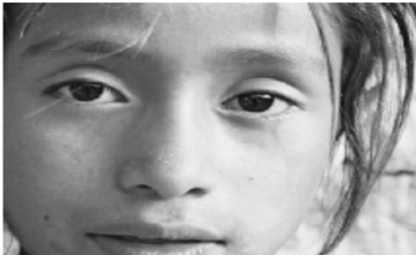
#> input picture 1.jpg, 416 x 257 px
$ python -i CartoonImage.py   (imports and definitions only)
#> lines starting #> are read from the running program, lines starting #| are printed output that depends on the picture; after the words box and inside, x2 and y2 are one past the last pixel; in counts of white or black regions, pixels touching at a corner belong together
#> further down, picture is the input picture: shape (257, 416, 3); min 14, max 255, mean 151.9

import cv2
import numpy as np
class CartoonImage:

    def __init__(self):
        pass

    def createCartoon(self, image):
        totalDownSamples = 4      # num steps to down scale(resizing the image)
        totalBilateralFilters = 14  # steps for filtering using bilateral technique

        image_color = image
        for _ in range(totalDownSamples):
            image_color = cv2.pyrDown(image_color)
#> this loop made 4 passes
#> pass 1, in createCartoon, `image_color = cv2.pyrDown(image_color)`:
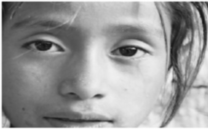
#> image_color: shape (129, 208, 3); min 21, max 254, mean 152.3
#> pass 2, in createCartoon, `image_color = cv2.pyrDown(image_color)`:
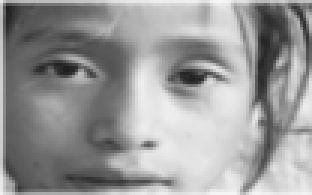
#> image_color: shape (65, 104, 3) (shown 3 times larger); min 30, max 246, mean 152.4
        for _ in range(totalBilateralFilters):
            image_color = cv2.bilateralFilter(image_color, d=9, sigmaColor=9, sigmaSpace=7)

        for _ in range(totalDownSamples):
            image_color = cv2.pyrUp(image_color)
#> this loop made 4 passes
#> pass 1, in createCartoon, `image_color = cv2.pyrUp(image_color)`:
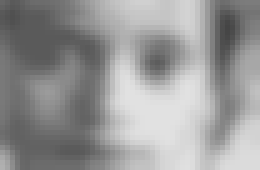
#> image_color: shape (34, 52, 3) (shown 5 times larger); min 69, max 225, mean 151.8

        image_color = cv2.resize(image_color, image.shape[:2])
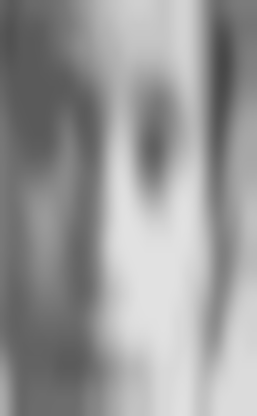
#> image_color: shape (416, 257, 3); min 72, max 225, mean 152.6
        image_gray = cv2.cvtColor(image, cv2.COLOR_RGB2GRAY)
        image_blur = cv2.medianBlur(image_gray, 7)

        image_edge = cv2.adaptiveThreshold(image_blur, 255, cv2.ADAPTIVE_THRESH_MEAN_C, cv2.THRESH_BINARY, blockSize=9,C=2)
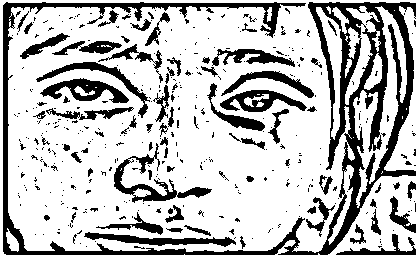
#> image_edge: shape (257, 416); 74.1% white; 394 black regions (318 under 20 px), largest, box (x1, y1, x2, y2) and area: (3, 2, 416, 255) 13354, (114, 143, 212, 203) 1196, (40, 78, 129, 103) 1009

        image_edge = cv2.cvtColor(image_edge, cv2.COLOR_GRAY2BGR)
        image_edge = cv2.resize(image_edge, image.shape[:2])
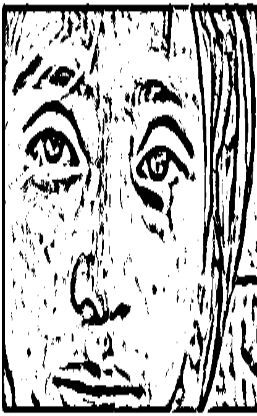
#> image_edge: shape (416, 257, 3); min 0, max 255, mean 189
        image_cartoon = cv2.bitwise_and(image_color, image_edge)
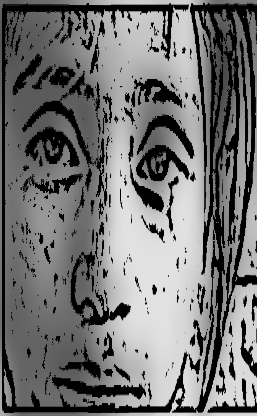
#> image_cartoon: shape (416, 257, 3); min 0, max 225, mean 115.4
        #image_cartoon = cv2.stylization(image_cartoon, sigma_s=60, sigma_r=0.07)
        return image_cartoon

>>> import cv2
>>> picture = cv2.cvtColor(cv2.imread('1.jpg'), cv2.COLOR_BGR2RGB)
>>> result = CartoonImage().createCartoon(picture)

$ run again, on high resolution.webp
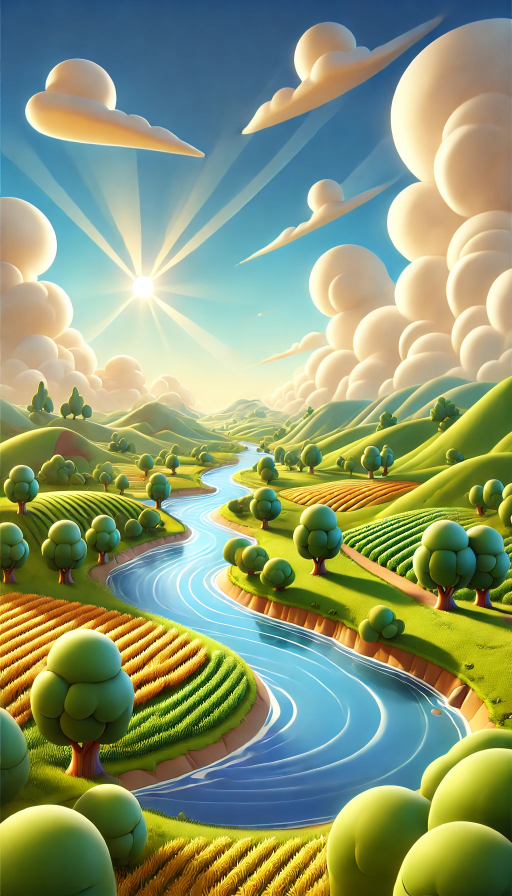
#> input picture high resolution.webp, 1024 x 1792 px (shown at 1/2 size)
#> in createCartoon, `image_edge = cv2.adaptiveThreshold(image_blur, 255, cv2.ADAPTIVE_THRES..`:
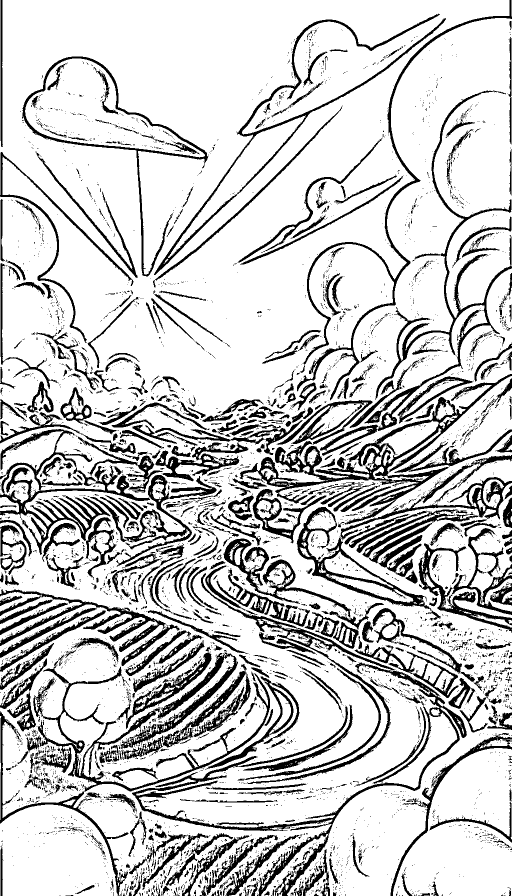
#> image_edge: shape (1792, 1024) (shown at 1/2 size); 79.9% white; 5305 black regions (4627 under 20 px), largest, box (x1, y1, x2, y2) and area: (479, 748, 1024, 1050) 18137, (53, 1300, 540, 1584) 17959, (264, 1325, 934, 1792) 16900
#> in createCartoon, `image_cartoon = cv2.bitwise_and(image_color, image_edge)`:
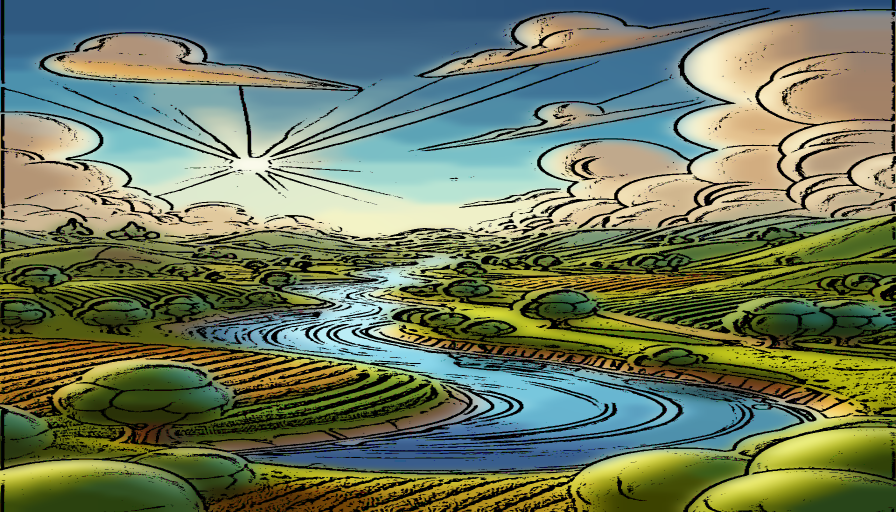
#> image_cartoon: shape (1024, 1792, 3) (shown at 1/2 size); mean R, G, B 109.1, 121.4, 94.4
